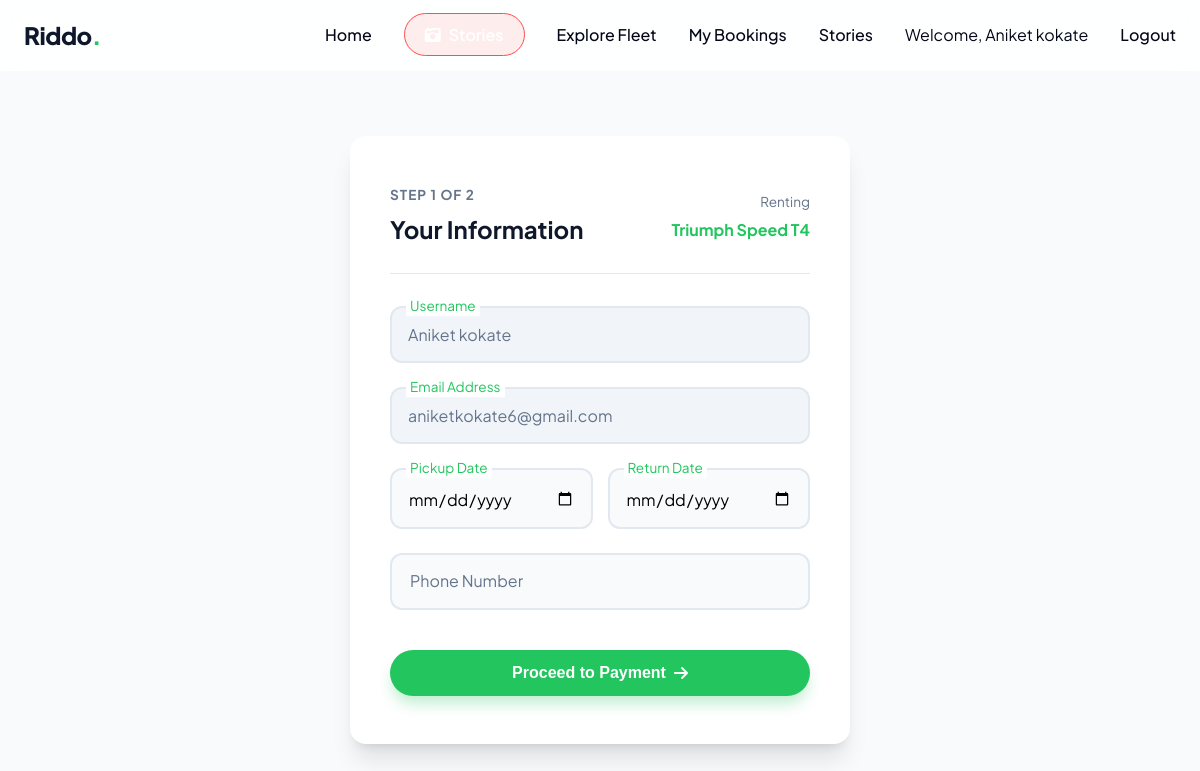
Page /rental/rent/3/userinfo (signed in) on the committed database.
### models.py (models this page shows)
class User(db.Model, UserMixin):
    id = db.Column(db.Integer, primary_key=True)
    username = db.Column(db.String(50), unique=True, nullable=False)
    email = db.Column(db.String(120), unique=True, nullable=False) # ✅ NEW EMAIL FIELD
    password = db.Column(db.String(100), nullable=False)
    is_admin = db.Column(db.Boolean, default=False)

class Bike(db.Model):
    id = db.Column(db.Integer, primary_key=True)
    model_name = db.Column(db.String(100), nullable=False)
    price_per_day = db.Column(db.Float, nullable=False)
    image_file = db.Column(db.String(120), nullable=True)
    is_available = db.Column(db.Boolean, default=True)

### rental_bp.py (the view, shortened to what this page needs)
@rental_bp.route("/rent/<int:bike_id>/userinfo", methods=["GET", "POST"])
@login_required
def user_info(bike_id):
    bike = Bike.query.get_or_404(bike_id)
    user = current_user
    return render_template("user_info.html", bike=bike, user=user)

### app.py (called while the page is built)
@login_manager.user_loader
def load_user(user_id):
    return User.query.get(int(user_id))

### rental_bp.py (called while the page is built, shortened)
@rental_bp.app_context_processor
def inject_offer():
    offer = "New Users get 20% off!"
    return {"offer": offer}

### templates/user_info.html
{% extends "base.html" %}
{% block content %}
<div class="auth-wrapper" style="padding-top: 120px;">
    <div class="auth-card" style="max-width: 500px;">
        <div style="display: flex; justify-content: space-between; align-items: center; margin-bottom: 32px; border-bottom: 1px solid #e2e8f0; padding-bottom: 24px;">
            <div>
                <p style="font-size: 0.85rem; text-transform: uppercase; color: var(--text-muted); font-weight: 700; letter-spacing: 1px; margin-bottom: 4px;">Step 1 of 2</p>
                <h3 style="font-size: 1.5rem; color: var(--primary);">Your Information</h3>
            </div>
            <div style="text-align: right;">
                <p style="font-size: 0.85rem; color: var(--text-muted); margin-bottom: 4px;">Renting</p>
                <p style="font-weight: 700; color: var(--accent);">{{ bike.model_name }}</p>
            </div>
        </div>
        <form method="POST" action="{{ url_for('rental.user_info', bike_id=bike.id) }}">
            <div class="form-group">
                <input type="text" name="username" class="form-control" value="{{ user.username }}" readonly style="background-color: #f1f5f9; cursor: not-allowed; color: var(--text-muted);">
                <label class="floating-label" style="top: 0; font-size: 0.85rem; color: var(--accent); background: var(--white);">Username</label>
            </div>
            <div class="form-group">
                <input type="email" name="email" class="form-control" value="{{ user.email }}" readonly style="background-color: #f1f5f9; cursor: not-allowed; color: var(--text-muted);">
                <label class="floating-label" style="top: 0; font-size: 0.85rem; color: var(--accent); background: var(--white);">Email Address</label>
            </div>
            <div style="display: grid; grid-template-columns: 1fr 1fr; gap: 15px;">
                <div class="form-group">
                    <input type="date" name="start_date" class="form-control" required style="padding-top: 18px;">
                    <label class="floating-label" style="top: 0; font-size: 0.85rem; color: var(--accent); background: var(--white);">Pickup Date</label>
                </div>
                <div class="form-group">
                    <input type="date" name="end_date" class="form-control" required style="padding-top: 18px;">
                    <label class="floating-label" style="top: 0; font-size: 0.85rem; color: var(--accent); background: var(--white);">Return Date</label>
                </div>
            </div>
            <div class="form-group">
                <input type="tel" name="phone" class="form-control" placeholder=" " required>
                <label class="floating-label">Phone Number</label>
            </div>
            <button type="submit" class="btn btn-accent" style="width: 100%; margin-top: 16px;">Proceed to Payment <i class="fa-solid fa-arrow-right"></i></button>
        </form>
    </div>
</div>
{% endblock %}

### templates/base.html (shortened to what this page needs)
<!DOCTYPE html>
<html lang="en">
<head>
    <link rel="stylesheet" href="{{ url_for('static', filename='css/style.css') }}">
    <link rel="stylesheet" href="https://cdnjs.cloudflare.com/ajax/libs/font-awesome/6.4.0/css/all.min.css">
</head>
<body>
    <nav class="navbar">
    <div class="container nav-container">
        <a href="/" class="logo">Riddo<span>.</span></a>
        <ul class="nav-links">
        <li><a href="/">Home</a></li>
        <li style="list-style: none;">
            <a href="{{ url_for('rental.experiences') }}" style="color: #fff; text-decoration: none; font-weight: 600; padding: 10px 20px; border-radius: 50px; background: rgba(255, 78, 80, 0.1); border: 1px solid #ff4e50; transition: 0.3s;">
                <i class="fa-solid fa-camera-retro" style="margin-right: 8px;"></i>Stories
            </a>
        </li>
        <li><a href="{{ url_for('rental.list_bikes') }}">Explore Fleet</a></li>
        {% if current_user.is_authenticated %}
            <a href="{{ url_for('rental.my_bookings') }}">My Bookings</a>
            <a href="{{ url_for('rental.experiences') }}">Stories</a>
            <span>Welcome, {{ current_user.username }}</span>
            <a href="{{ url_for('auth.logout') }}">Logout</a>
        {% else %}
            <a href="{{ url_for('auth.login') }}">Login</a>
            <a href="{{ url_for('auth.register') }}">Register</a>
        {% endif %}
        </ul>
    </div>
</nav>
    <main>
        {% block content %}{% endblock %}
    </main>
</body>
</html>

### static/css/style.css (style rules this page uses)
:root { --primary: #0f172a; --accent: #22c55e; --accent-hover: #16a34a; --bg-light: #f8fafc; --text-main: #020617; --text-muted: #64748b; --white: #ffffff; --glass-bg: rgba(255, 255, 255, 0.85); --glass-border: rgba(255, 255, 255, 0.3); --shadow-sm: 0 4px 6px -1px rgba(0, 0, 0, 0.05); --shadow-lg: 0 20px 25px -5px rgba(0, 0, 0, 0.1), 0 8px 10px -6px rgba(0, 0, 0, 0.1); --radius: 16px; --transition: all 0.3s cubic-bezier(0.4, 0, 0.2, 1); }
* { margin: 0; padding: 0; box-sizing: border-box; }
body { font-family: 'Plus Jakarta Sans', sans-serif; background-color: var(--bg-light); color: var(--text-main); line-height: 1.6; -webkit-font-smoothing: antialiased; }
a { text-decoration: none; color: inherit; }
ul { list-style: none; }
.container { max-width: 1200px; margin: 0 auto; padding: 0 24px; }
.btn { display: inline-flex; align-items: center; justify-content: center; padding: 14px 28px; font-size: 1rem; font-weight: 600; border-radius: 50px; cursor: pointer; transition: var(--transition); border: none; gap: 8px; }
.btn-accent { background-color: var(--accent); color: var(--white); box-shadow: 0 10px 15px -3px rgba(34, 197, 94, 0.3); }
.navbar { position: fixed; top: 0; width: 100%; background: var(--glass-bg); backdrop-filter: blur(12px); -webkit-backdrop-filter: blur(12px); border-bottom: 1px solid var(--glass-border); z-index: 1000; padding: 16px 0; transition: var(--transition); }
.nav-container { display: flex; justify-content: space-between; align-items: center; }
.logo { font-size: 1.5rem; font-weight: 800; color: var(--primary); letter-spacing: -0.5px; }
.logo span { color: var(--accent); }
.nav-links { display: flex; gap: 32px; align-items: center; }
.nav-links a { font-weight: 500; color: var(--text-main); transition: var(--transition); }
.auth-wrapper { min-height: 100vh; display: flex; align-items: center; justify-content: center; padding: 100px 24px 40px; }
.auth-card { background: var(--white); width: 100%; max-width: 440px; border-radius: var(--radius); padding: 48px 40px; box-shadow: var(--shadow-lg); }
.form-group { position: relative; margin-bottom: 24px; }
.form-control { width: 100%; padding: 16px 16px 16px 16px; border: 2px solid #e2e8f0; border-radius: 12px; font-family: inherit; font-size: 1rem; background-color: #f8fafc; transition: var(--transition); outline: none; }
.floating-label { position: absolute; top: 50%; left: 16px; transform: translateY(-50%); color: var(--text-muted); pointer-events: none; transition: var(--transition); font-size: 1rem; background: transparent; padding: 0 4px; }
.form-control:focus ~ .floating-label, .form-control:not(:placeholder-shown) ~ .floating-label { top: 0; font-size: 0.85rem; color: var(--accent); background: var(--white); }

### rows in the picture
User: username "Aniket kokate", email "aniketkokate6@gmail.com"
Bike: model_name "Triumph Speed T4"
